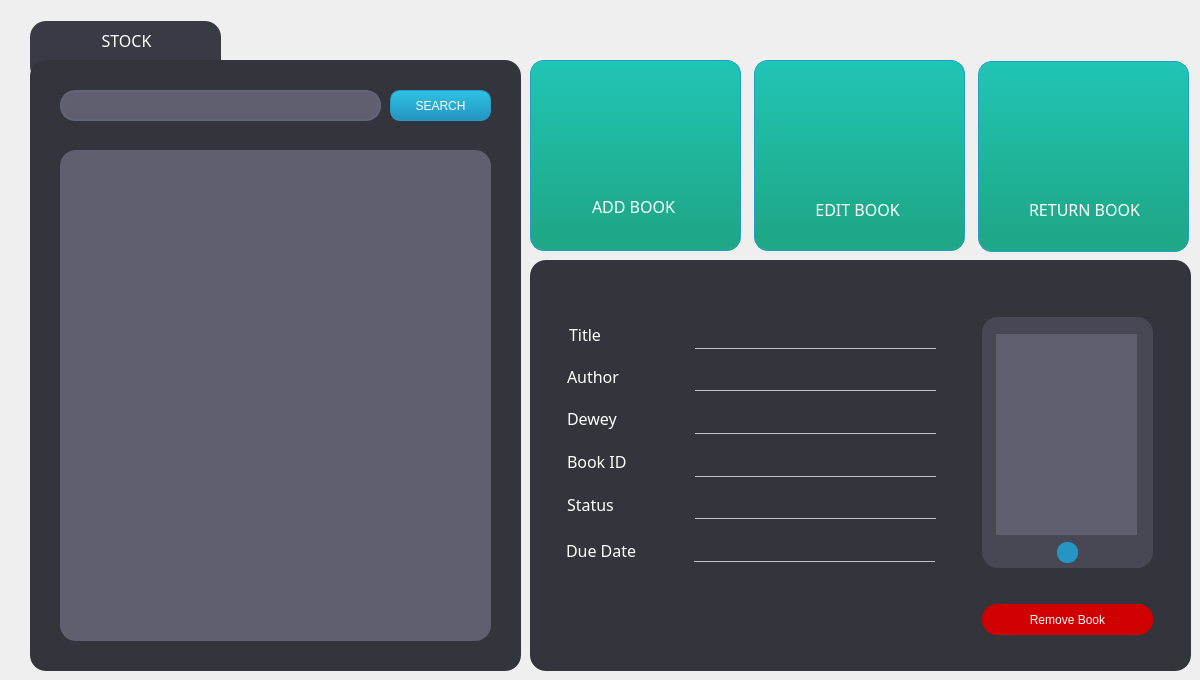
    <widget class="QWidget" name="Books">
     <attribute name="title">
      <string>Books</string>
     </attribute>
     <widget class="QFrame" name="addBookTabFrame_3">
      <property name="geometry">
       <rect>
        <x>30</x>
        <y>21</y>
        <width>191</width>
        <height>61</height>
       </rect>
      </property>
      <property name="styleSheet">
       <string notr="true">background-color: rgb(58, 58, 68);
border-radius: 16px;</string>
      </property>
      <property name="frameShape">
       <enum>QFrame::StyledPanel</enum>
      </property>
      <property name="frameShadow">
       <enum>QFrame::Raised</enum>
      </property>
      <widget class="QLabel" name="addBookTtle_3">
       <property name="geometry">
        <rect>
         <x>11</x>
         <y>9</y>
         <width>171</width>
         <height>21</height>
        </rect>
       </property>
       <property name="font">
        <font>
         <family>Century Gothic</family>
         <pointsize>12</pointsize>
         <weight>9</weight>
         <italic>false</italic>
         <bold>false</bold>
        </font>
       </property>
       <property name="styleSheet">
        <string notr="true">color: rgb(255, 255, 255);
font: 75 12pt &quot;Century Gothic&quot;;</string>
       </property>
       <property name="text">
        <string>STOCK</string>
       </property>
       <property name="alignment">
        <set>Qt::AlignCenter</set>
       </property>
      </widget>
     </widget>
     <widget class="QFrame" name="frame_7">
      <property name="geometry">
       <rect>
        <x>30</x>
        <y>60</y>
        <width>491</width>
        <height>611</height>
       </rect>
      </property>
      <property name="styleSheet">
       <string notr="true">background-color: rgb(52, 52, 61);
border-radius: 16px;</string>
      </property>
      <property name="frameShape">
       <enum>QFrame::StyledPanel</enum>
      </property>
      <property name="frameShadow">
       <enum>QFrame::Raised</enum>
      </property>
      <widget class="QListWidget" name="listBooks">
       <property name="geometry">
        <rect>
         <x>30</x>
         <y>90</y>
         <width>431</width>
         <height>491</height>
        </rect>
       </property>
       <property name="styleSheet">
        <string notr="true">background-color: rgb(95, 95, 112);
color: rgb(255, 255, 255);
padding-top: 5px;
padding-left: 10px;
padding-right: 10px;</string>
       </property>
      </widget>
      <widget class="QLineEdit" name="txtSearchBook">
       <property name="geometry">
        <rect>
         <x>30</x>
         <y>30</y>
         <width>321</width>
         <height>31</height>
        </rect>
       </property>
       <property name="accessibleName">
        <string>Type here</string>
       </property>
       <property name="styleSheet">
        <string notr="true">QLineEdit{
border: 2px solid rgb(96, 101, 124);
border-radius: 15px;
color: rgb(255, 255, 255);
font: 12pt &quot;Century Gothic&quot;;
padding-left:20px;
padding-rght: 20px;
background-color: rgb(95, 95, 112);
}


QLineEdit::hover{
border: 2px solid rgb(43, 153, 213);
}

QLineEdit::focus{
border: 2px solid rgb(170, 255, 255);
background-color:rgb(43,45,56);
}</string>
       </property>
       <property name="frame">
        <bool>false</bool>
       </property>
       <property name="clearButtonEnabled">
        <bool>true</bool>
       </property>
      </widget>
      <widget class="QPushButton" name="btnSearchBook">
       <property name="geometry">
        <rect>
         <x>360</x>
         <y>30</y>
         <width>101</width>
         <height>31</height>
        </rect>
       </property>
       <property name="cursor">
        <cursorShape>OpenHandCursor</cursorShape>
       </property>
       <property name="mouseTracking">
        <bool>true</bool>
       </property>
       <property name="styleSheet">
        <string notr="true">/*background-color: qlineargradient(spread:pad, x1:0, y1:1, x2:0, y2:0, stop:0 rgba(54, 110, 140, 255), stop:0.747191 rgba(145, 192, 216, 255));

border-color: rgb(81, 130, 157);
font: 8pt &quot;Nirmala UI&quot;;
color: rgb(0, 0, 0);
border-radius: 10px;*/

/*-----QPushButton-----*/
QPushButton
{
background-color: qlineargradient(spread:pad, x1:0, y1:1, x2:0, y2:0, stop:0 rgba(37, 147, 194, 255), stop:1 rgba(45, 196, 226, 255));
color: rgb(255, 255, 255);
font: 8pt &quot;Century Gothic&quot;;
min-width: 80px;
border-style: solid;
border-width: 1px;
border-radius: 10px;
border-color: rgb(38, 156, 200);
padding: 5px;}

QPushButton::flat
{
background-color: transparent;
border: none;
color: #fff;}

QPushButton::disabled
{
background-color: rgb(131, 165, 174);
color: black;
border-color: black;}

QPushButton::hover
{
background-color: qlineargradient(spread:pad, x1:0, y1:1, x2:0, y2:0, stop:0 rgba(47, 160, 194, 255), stop:1 rgba(57, 209, 209, 255));
border: 1px solid rgb(41, 170, 182);}
</string>
       </property>
       <property name="text">
        <string>SEARCH</string>
       </property>
      </widget>
     </widget>
     <widget class="QLabel" name="label_17">
      <property name="geometry">
       <rect>
        <x>569</x>
        <y>316</y>
        <width>51</width>
        <height>36</height>
       </rect>
      </property>
      <property name="font">
       <font>
        <family>Century Gothic</family>
        <pointsize>12</pointsize>
        <weight>9</weight>
        <italic>false</italic>
        <bold>false</bold>
       </font>
      </property>
      <property name="styleSheet">
       <string notr="true">color: rgb(255, 255, 255);
font: 75 12pt &quot;Century Gothic&quot;;</string>
      </property>
      <property name="text">
       <string>Title</string>
      </property>
     </widget>
     <widget class="QLabel" name="lbl_ID">
      <property name="geometry">
       <rect>
        <x>695</x>
        <y>441</y>
        <width>241</width>
        <height>36</height>
       </rect>
      </property>
      <property name="font">
       <font>
        <family>Century Gothic</family>
        <pointsize>15</pointsize>
        <weight>50</weight>
        <italic>false</italic>
        <bold>false</bold>
       </font>
      </property>
      <property name="styleSheet">
       <string notr="true">background: transparent;
border:none;
color: rgb(193, 193, 193);
font: 15pt &quot;Century Gothic&quot;;
border-bottom: 1px solid rgb(193, 193, 193);
border-radius:none;</string>
      </property>
      <property name="frameShape">
       <enum>QFrame::Panel</enum>
      </property>
      <property name="text">
       <string/>
      </property>
     </widget>
     <widget class="QLabel" name="lblBookTitle">
      <property name="geometry">
       <rect>
        <x>695</x>
        <y>313</y>
        <width>241</width>
        <height>36</height>
       </rect>
      </property>
      <property name="font">
       <font>
        <family>Century Gothic</family>
        <pointsize>15</pointsize>
        <weight>50</weight>
        <italic>false</italic>
        <bold>false</bold>
       </font>
      </property>
      <property name="styleSheet">
       <string notr="true">background: transparent;
border:none;
color: rgb(193, 193, 193);
font: 15pt &quot;Century Gothic&quot;;
border-bottom: 1px solid rgb(193, 193, 193);
border-radius:none;</string>
      </property>
      <property name="frameShape">
       <enum>QFrame::Panel</enum>
      </property>
      <property name="text">
       <string/>
      </property>
     </widget>
     <widget class="QLabel" name="lblDewey">
      <property name="geometry">
       <rect>
        <x>695</x>
        <y>398</y>
        <width>241</width>
        <height>36</height>
       </rect>
      </property>
      <property name="font">
       <font>
        <family>Century Gothic</family>
        <pointsize>15</pointsize>
        <weight>50</weight>
        <italic>false</italic>
        <bold>false</bold>
       </font>
      </property>
      <property name="styleSheet">
       <string notr="true">background: transparent;
border:none;
color: rgb(193, 193, 193);
font: 15pt &quot;Century Gothic&quot;;
border-bottom: 1px solid rgb(193, 193, 193);
border-radius:none;</string>
      </property>
      <property name="frameShape">
       <enum>QFrame::Panel</enum>
      </property>
      <property name="text">
       <string/>
      </property>
     </widget>
     <widget class="QLabel" name="label_19">
      <property name="geometry">
       <rect>
        <x>567</x>
        <y>487</y>
        <width>71</width>
        <height>35</height>
       </rect>
      </property>
      <property name="font">
       <font>
        <family>Century Gothic</family>
        <pointsize>12</pointsize>
        <weight>9</weight>
        <italic>false</italic>
        <bold>false</bold>
       </font>
      </property>
      <property name="styleSheet">
       <string notr="true">color: rgb(255, 255, 255);
font: 75 12pt &quot;Century Gothic&quot;;</string>
      </property>
      <property name="text">
       <string>Status</string>
      </property>
     </widget>
     <widget class="QLabel" name="label_24">
      <property name="geometry">
       <rect>
        <x>566</x>
        <y>532</y>
        <width>111</width>
        <height>36</height>
       </rect>
      </property>
      <property name="font">
       <font>
        <family>Century Gothic</family>
        <pointsize>12</pointsize>
        <weight>9</weight>
        <italic>false</italic>
        <bold>false</bold>
       </font>
      </property>
      <property name="styleSheet">
       <string notr="true">color: rgb(255, 255, 255);
font: 75 12pt &quot;Century Gothic&quot;;</string>
      </property>
      <property name="text">
       <string>Due Date</string>
      </property>
     </widget>
     <widget class="QLabel" name="lblStatus">
      <property name="geometry">
       <rect>
        <x>695</x>
        <y>484</y>
        <width>241</width>
        <height>35</height>
       </rect>
      </property>
      <property name="font">
       <font>
        <family>Century Gothic</family>
        <pointsize>15</pointsize>
        <weight>50</weight>
        <italic>false</italic>
        <bold>false</bold>
       </font>
      </property>
      <property name="styleSheet">
       <string notr="true">background: transparent;
border:none;
color: rgb(193, 193, 193);
font: 15pt &quot;Century Gothic&quot;;
border-bottom: 1px solid rgb(193, 193, 193);
border-radius:none;</string>
      </property>
      <property name="frameShape">
       <enum>QFrame::Panel</enum>
      </property>
      <property name="text">
       <string/>
      </property>
     </widget>
     <widget class="QLabel" name="label_16">
      <property name="geometry">
       <rect>
        <x>567</x>
        <y>359</y>
        <width>71</width>
        <height>35</height>
       </rect>
      </property>
      <property name="font">
       <font>
        <family>Century Gothic</family>
        <pointsize>12</pointsize>
        <weight>9</weight>
        <italic>false</italic>
        <bold>false</bold>
       </font>
      </property>
      <property name="styleSheet">
       <string notr="true">color: rgb(255, 255, 255);
font: 75 12pt &quot;Century Gothic&quot;;</string>
      </property>
      <property name="text">
       <string>Author</string>
      </property>
     </widget>
     <widget class="QLabel" name="label_18">
      <property name="geometry">
       <rect>
        <x>567</x>
        <y>443</y>
        <width>81</width>
        <height>36</height>
       </rect>
      </property>
      <property name="font">
       <font>
        <family>Century Gothic</family>
        <pointsize>12</pointsize>
        <weight>9</weight>
        <italic>false</italic>
        <bold>false</bold>
       </font>
      </property>
      <property name="styleSheet">
       <string notr="true">color: rgb(255, 255, 255);
font: 75 12pt &quot;Century Gothic&quot;;</string>
      </property>
      <property name="text">
       <string>Book ID</string>
      </property>
     </widget>
     <widget class="QLabel" name="lbldd">
      <property name="geometry">
       <rect>
        <x>694</x>
        <y>526</y>
        <width>241</width>
        <height>36</height>
       </rect>
      </property>
      <property name="font">
       <font>
        <family>Century Gothic</family>
        <pointsize>15</pointsize>
        <weight>50</weight>
        <italic>false</italic>
        <bold>false</bold>
       </font>
      </property>
      <property name="styleSheet">
       <string notr="true">background: transparent;
border:none;
color: rgb(193, 193, 193);
font: 15pt &quot;Century Gothic&quot;;
border-bottom: 1px solid rgb(193, 193, 193);
border-radius:none;</string>
      </property>
      <property name="frameShape">
       <enum>QFrame::Panel</enum>
      </property>
      <property name="text">
       <string/>
      </property>
     </widget>
     <widget class="QLabel" name="label_21">
      <property name="geometry">
       <rect>
        <x>567</x>
        <y>400</y>
        <width>81</width>
        <height>36</height>
       </rect>
      </property>
      <property name="font">
       <font>
        <family>Century Gothic</family>
        <pointsize>12</pointsize>
        <weight>9</weight>
        <italic>false</italic>
        <bold>false</bold>
       </font>
      </property>
      <property name="styleSheet">
       <string notr="true">color: rgb(255, 255, 255);
font: 75 12pt &quot;Century Gothic&quot;;</string>
      </property>
      <property name="text">
       <string>Dewey</string>
      </property>
     </widget>
     <widget class="QLabel" name="lblAuthor">
      <property name="geometry">
       <rect>
        <x>695</x>
        <y>356</y>
        <width>241</width>
        <height>35</height>
       </rect>
      </property>
      <property name="font">
       <font>
        <family>Century Gothic</family>
        <pointsize>15</pointsize>
        <weight>50</weight>
        <italic>false</italic>
        <bold>false</bold>
       </font>
      </property>
      <property name="styleSheet">
       <string notr="true">background: transparent;
border:none;
color: rgb(193, 193, 193);
font: 15pt &quot;Century Gothic&quot;;
border-bottom: 1px solid rgb(193, 193, 193);
border-radius:none;</string>
      </property>
      <property name="frameShape">
       <enum>QFrame::Panel</enum>
      </property>
      <property name="text">
       <string/>
      </property>
     </widget>
     <widget class="QLabel" name="lblImage">
      <property name="geometry">
       <rect>
        <x>996</x>
        <y>334</y>
        <width>141</width>
        <height>201</height>
       </rect>
      </property>
      <property name="styleSheet">
       <string notr="true">background-color: rgb(95, 95, 112);
border:none;</string>
      </property>
      <property name="frameShape">
       <enum>QFrame::Box</enum>
      </property>
      <property name="text">
       <string/>
      </property>
     </widget>
     <widget class="QFrame" name="frame_9">
      <property name="geometry">
       <rect>
        <x>530</x>
        <y>260</y>
        <width>661</width>
        <height>411</height>
       </rect>
      </property>
      <property name="styleSheet">
       <string notr="true">background-color: rgb(52, 52, 61);
border-radius: 16px;</string>
      </property>
      <property name="frameShape">
       <enum>QFrame::StyledPanel</enum>
      </property>
      <property name="frameShadow">
       <enum>QFrame::Raised</enum>
      </property>
      <widget class="QPushButton" name="btnRemoveBook">
       <property name="geometry">
        <rect>
         <x>452</x>
         <y>344</y>
         <width>171</width>
         <height>31</height>
        </rect>
       </property>
       <property name="cursor">
        <cursorShape>OpenHandCursor</cursorShape>
       </property>
       <property name="mouseTracking">
        <bool>true</bool>
       </property>
       <property name="styleSheet">
        <string notr="true">background-color: rgb(208, 0, 0);
font: 75 9pt &quot;Yu Gothic UI&quot;;
color: rgb(255, 255, 255);
border-radius: 15px;</string>
       </property>
       <property name="text">
        <string>Remove Book</string>
       </property>
      </widget>
      <widget class="QFrame" name="ImageFrame">
       <property name="geometry">
        <rect>
         <x>452</x>
         <y>57</y>
         <width>171</width>
         <height>251</height>
        </rect>
       </property>
       <property name="styleSheet">
        <string notr="true">background-color: rgb(72, 72, 85);
border-radius: 16px;</string>
       </property>
       <property name="frameShape">
        <enum>QFrame::StyledPanel</enum>
       </property>
       <property name="frameShadow">
        <enum>QFrame::Raised</enum>
       </property>
       <widget class="QToolButton" name="tabletButton">
        <property name="geometry">
         <rect>
          <x>75</x>
          <y>225</y>
          <width>21</width>
          <height>21</height>
         </rect>
        </property>
        <property name="styleSheet">
         <string notr="true">border-radius:10px;
background-color: rgb(37, 149, 195);</string>
        </property>
        <property name="text">
         <string/>
        </property>
        <property name="iconSize">
         <size>
          <width>64</width>
          <height>64</height>
         </size>
        </property>
       </widget>
      </widget>
      <zorder>ImageFrame</zorder>
      <zorder>btnRemoveBook</zorder>
     </widget>
     <widget class="QPushButton" name="btnissuebook">
      <property name="geometry">
       <rect>
        <x>978</x>
        <y>61</y>
        <width>211</width>
        <height>191</height>
       </rect>
      </property>
      <property name="cursor">
       <cursorShape>OpenHandCursor</cursorShape>
      </property>
      <property name="mouseTracking">
       <bool>true</bool>
      </property>
      <property name="styleSheet">
       <string notr="true">/*background: rgba(40, 83, 107, 1);
font: 75 9pt &quot;Yu Gothic UI&quot;;
color: white;*/

/*background-color: rgb(52, 52, 61);
border-color: rgb(135, 83, 72);
border-radius:14px;
font: 8pt &quot;Nirmala UI&quot;;
color: black;*/

/*-----QPushButton-----*/
QPushButton
{
background-color: qlineargradient(spread:pad, x1:0, y1:1, x2:0, y2:0, stop:0.0995025 rgba(31, 168, 136, 255), stop:1 rgba(32, 197, 180, 255));
color: rgb(255, 255, 255);
font: 8pt &quot;Century Gothic&quot;;
min-width: 80px;
border-style: solid;
border-width: 1px;
border-radius: 14px;
border-color: rgb(38, 156, 200);
padding: 5px;}

QPushButton::flat
{
background-color: transparent;
border: none;
color: #fff;}

QPushButton::disabled
{
background-color: rgb(131, 165, 174);
color: black;
border-color: black;}

QPushButton::hover
{
background-color: qlineargradient(spread:pad, x1:0, y1:1, x2:0, y2:0, stop:0.0995025 rgba(38, 208, 171, 255), stop:1 rgba(36, 222, 206, 255));
border: 1px solid rgb(41, 170, 182);}</string>
      </property>
      <property name="text">
       <string/>
      </property>
     </widget>
     <widget class="QPushButton" name="btnUpdateBook">
      <property name="geometry">
       <rect>
        <x>754</x>
        <y>60</y>
        <width>211</width>
        <height>191</height>
       </rect>
      </property>
      <property name="cursor">
       <cursorShape>OpenHandCursor</cursorShape>
      </property>
      <property name="styleSheet">
       <string notr="true">/*background: rgba(40, 83, 107, 1);
font: 75 9pt &quot;Yu Gothic UI&quot;;
color: white;*/

/*background-color: rgb(52, 52, 61);
border-color: rgb(135, 83, 72);
border-radius:14px;
font: 8pt &quot;Nirmala UI&quot;;
color: black;*/

/*-----QPushButton-----*/
QPushButton
{
background-color: qlineargradient(spread:pad, x1:0, y1:1, x2:0, y2:0, stop:0.0995025 rgba(31, 168, 136, 255), stop:1 rgba(32, 197, 180, 255));
color: rgb(255, 255, 255);
font: 8pt &quot;Century Gothic&quot;;
min-width: 80px;
border-style: solid;
border-width: 1px;
border-radius: 14px;
border-color: rgb(38, 156, 200);
padding: 5px;}

QPushButton::flat
{
background-color: transparent;
border: none;
color: #fff;}

QPushButton::disabled
{
background-color: rgb(131, 165, 174);
color: black;
border-color: black;}

QPushButton::hover
{
background-color: qlineargradient(spread:pad, x1:0, y1:1, x2:0, y2:0, stop:0.0995025 rgba(38, 208, 171, 255), stop:1 rgba(36, 222, 206, 255));
border: 1px solid rgb(41, 170, 182);}</string>
      </property>
      <property name="text">
       <string/>
      </property>
     </widget>
     <widget class="QPushButton" name="btnAddBook">
      <property name="geometry">
       <rect>
        <x>530</x>
        <y>60</y>
        <width>211</width>
        <height>191</height>
       </rect>
      </property>
      <property name="cursor">
       <cursorShape>OpenHandCursor</cursorShape>
      </property>
      <property name="mouseTracking">
       <bool>true</bool>
      </property>
      <property name="styleSheet">
       <string notr="true">/*background: rgba(40, 83, 107, 1);
font: 75 9pt &quot;Yu Gothic UI&quot;;
color: white;*/

/*background-color: rgb(52, 52, 61);
border-color: rgb(135, 83, 72);
border-radius:14px;
font: 8pt &quot;Nirmala UI&quot;;
color: black;*/

/*-----QPushButton-----*/
QPushButton
{
background-color: qlineargradient(spread:pad, x1:0, y1:1, x2:0, y2:0, stop:0.0995025 rgba(31, 168, 136, 255), stop:1 rgba(32, 197, 180, 255));
color: rgb(255, 255, 255);
font: 8pt &quot;Century Gothic&quot;;
min-width: 80px;
border-style: solid;
border-width: 1px;
border-radius: 14px;
border-color: rgb(38, 156, 200);
padding: 5px;}

QPushButton::flat
{
background-color: transparent;
border: none;
color: #fff;}

QPushButton::disabled
{
background-color: rgb(131, 165, 174);
color: black;
border-color: black;}

QPushButton::hover
{
background-color: qlineargradient(spread:pad, x1:0, y1:1, x2:0, y2:0, stop:0.0995025 rgba(38, 208, 171, 255), stop:1 rgba(36, 222, 206, 255));
border: 1px solid rgb(41, 170, 182);}</string>
      </property>
      <property name="text">
       <string/>
      </property>
     </widget>
     <widget class="QLabel" name="label_20">
      <property name="geometry">
       <rect>
        <x>543</x>
        <y>188</y>
        <width>181</width>
        <height>36</height>
       </rect>
      </property>
      <property name="font">
       <font>
        <family>Century Gothic</family>
        <pointsize>12</pointsize>
        <weight>9</weight>
        <italic>false</italic>
        <bold>false</bold>
       </font>
      </property>
      <property name="styleSheet">
       <string notr="true">color:white;
font: 75 12pt &quot;Century Gothic&quot;;</string>
      </property>
      <property name="text">
       <string>ADD BOOK</string>
      </property>
      <property name="alignment">
       <set>Qt::AlignCenter</set>
      </property>
     </widget>
     <widget class="QLabel" name="label_23">
      <property name="geometry">
       <rect>
        <x>994</x>
        <y>191</y>
        <width>181</width>
        <height>36</height>
       </rect>
      </property>
      <property name="font">
       <font>
        <family>Century Gothic</family>
        <pointsize>12</pointsize>
        <weight>9</weight>
        <italic>false</italic>
        <bold>false</bold>
       </font>
      </property>
      <property name="styleSheet">
       <string notr="true">color:white;
font: 75 12pt &quot;Century Gothic&quot;;</string>
      </property>
      <property name="text">
       <string>RETURN BOOK</string>
      </property>
      <property name="alignment">
       <set>Qt::AlignCenter</set>
      </property>
     </widget>
     <widget class="QLabel" name="label_2">
      <property name="geometry">
       <rect>
        <x>1045</x>
        <y>100</y>
        <width>81</width>
        <height>81</height>
       </rect>
      </property>
      <property name="text">
       <string/>
      </property>
      <property name="pixmap">
       <pixmap resource="resources.qrc">:/resources/Decorations/returnBook.png</pixmap>
      </property>
      <property name="scaledContents">
       <bool>true</bool>
      </property>
     </widget>
     <widget class="QLabel" name="label_25">
      <property name="geometry">
       <rect>
        <x>767</x>
        <y>191</y>
        <width>181</width>
        <height>36</height>
       </rect>
      </property>
      <property name="font">
       <font>
        <family>Century Gothic</family>
        <pointsize>12</pointsize>
        <weight>9</weight>
        <italic>false</italic>
        <bold>false</bold>
       </font>
      </property>
      <property name="styleSheet">
       <string notr="true">color:white;
font: 75 12pt &quot;Century Gothic&quot;;</string>
      </property>
      <property name="text">
       <string>EDIT BOOK</string>
      </property>
      <property name="alignment">
       <set>Qt::AlignCenter</set>
      </property>
     </widget>
     <widget class="QLabel" name="label_4">
      <property name="geometry">
       <rect>
        <x>590</x>
        <y>89</y>
        <width>81</width>
        <height>81</height>
       </rect>
      </property>
      <property name="text">
       <string/>
      </property>
      <property name="pixmap">
       <pixmap resource="resources.qrc">:/resources/Decorations/openBook.png</pixmap>
      </property>
      <property name="scaledContents">
       <bool>true</bool>
      </property>
     </widget>
     <widget class="QLabel" name="label_3">
      <property name="geometry">
       <rect>
        <x>816</x>
        <y>97</y>
        <width>81</width>
        <height>81</height>
       </rect>
      </property>
      <property name="text">
       <string/>
      </property>
      <property name="pixmap">
       <pixmap resource="resources.qrc">:/resources/Decorations/editBook.png</pixmap>
      </property>
      <property name="scaledContents">
       <bool>true</bool>
      </property>
     </widget>
     <zorder>frame_9</zorder>
     <zorder>addBookTabFrame_3</zorder>
     <zorder>frame_7</zorder>
     <zorder>btnissuebook</zorder>
     <zorder>btnUpdateBook</zorder>
     <zorder>btnAddBook</zorder>
     <zorder>label_20</zorder>
     <zorder>label_23</zorder>
     <zorder>label_2</zorder>
     <zorder>label_25</zorder>
     <zorder>label_4</zorder>
     <zorder>label_3</zorder>
     <zorder>lblBookTitle</zorder>
     <zorder>lblAuthor</zorder>
     <zorder>lblDewey</zorder>
     <zorder>lbl_ID</zorder>
     <zorder>lblStatus</zorder>
     <zorder>lbldd</zorder>
     <zorder>label_24</zorder>
     <zorder>label_19</zorder>
     <zorder>label_18</zorder>
     <zorder>label_21</zorder>
     <zorder>label_16</zorder>
     <zorder>label_17</zorder>
     <zorder>lblImage</zorder>
    </widget>
